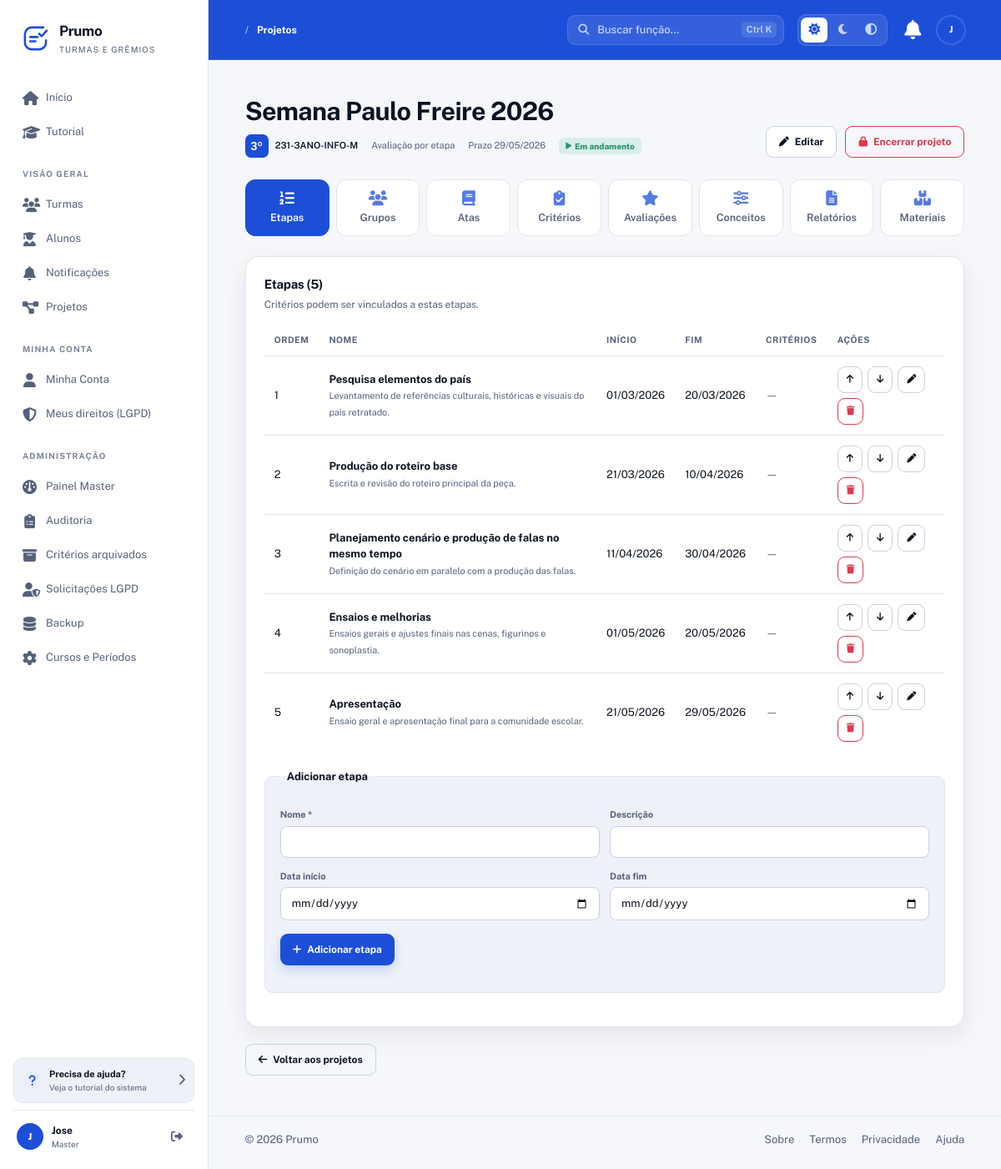
The app's page /Prumo/projetos/3 (signed in) with its own data.
### tables this page shows
CREATE TABLE projetos (
  id INT AUTO_INCREMENT PRIMARY KEY,
  turma_id INT NOT NULL,
  nome VARCHAR(150) NOT NULL,
  descricao TEXT DEFAULT NULL,
  prazo DATE DEFAULT NULL,
  modo_avaliacao ENUM('etapa','cronograma') DEFAULT 'cronograma',
  encerrado TINYINT(1) DEFAULT 0,
  encerrado_em DATETIME DEFAULT NULL,
  encerrado_por INT DEFAULT NULL,
  created_at TIMESTAMP DEFAULT CURRENT_TIMESTAMP,
  updated_at TIMESTAMP DEFAULT CURRENT_TIMESTAMP ON UPDATE CURRENT_TIMESTAMP,
  FOREIGN KEY (turma_id) REFERENCES turmas(id) ON DELETE CASCADE,
  FOREIGN KEY (encerrado_por) REFERENCES usuarios(id) ON DELETE SET NULL,
  INDEX idx_projetos_turma (turma_id),
  INDEX idx_projetos_encerrado (encerrado)
);

CREATE TABLE turmas (
  id INT AUTO_INCREMENT PRIMARY KEY,
  nome VARCHAR(150) NOT NULL,
  codigo_acesso VARCHAR(30) NOT NULL UNIQUE,
  codigo_interno VARCHAR(100) DEFAULT NULL,
  cor_primaria VARCHAR(20) DEFAULT '#3498db',
  cor_secundaria VARCHAR(20) DEFAULT '#2ecc71',
  cor_personalizada TINYINT(1) NOT NULL DEFAULT 0,   
  logo VARCHAR(255) DEFAULT NULL,                   
  bloqueada TINYINT(1) NOT NULL DEFAULT 0,
  bloqueada_motivo VARCHAR(255) DEFAULT NULL,
  bloqueada_em DATETIME DEFAULT NULL,
  bloqueada_por INT DEFAULT NULL,
  created_at TIMESTAMP DEFAULT CURRENT_TIMESTAMP,
  updated_at TIMESTAMP DEFAULT CURRENT_TIMESTAMP ON UPDATE CURRENT_TIMESTAMP,
  FOREIGN KEY (bloqueada_por) REFERENCES usuarios(id) ON DELETE SET NULL,
  INDEX idx_turmas_codigo (codigo_acesso)
);

CREATE TABLE projeto_etapas (
  id INT AUTO_INCREMENT PRIMARY KEY,
  projeto_id INT NOT NULL,
  nome VARCHAR(150) NOT NULL,
  descricao TEXT DEFAULT NULL,
  data_inicio DATE DEFAULT NULL,
  data_fim DATE DEFAULT NULL,
  ordem INT DEFAULT 0,
  created_at TIMESTAMP DEFAULT CURRENT_TIMESTAMP,
  updated_at TIMESTAMP DEFAULT CURRENT_TIMESTAMP ON UPDATE CURRENT_TIMESTAMP,
  FOREIGN KEY (projeto_id) REFERENCES projetos(id) ON DELETE CASCADE,
  INDEX idx_etapas_projeto (projeto_id, ordem)
);

### app/Views/projetos/detalhe.php (the view, shortened to what the rows shown need)
<?php
require_once __DIR__ . '/../layouts/header.php';
require_once __DIR__ . '/../layouts/nav.php';
?>
<section class="hero-section">
    <div>
        <h1><?= h($projeto['nome']) ?></h1>
        <p class="hero-subtitle projeto-meta">
            <a class="projeto-turma" href="<?= $basePath ?>/turmas/<?= (int) $turma['id'] ?>">
                <span class="mini-sigla num" style="<?= h(ViewHelper::estiloTurma($turma)) ?>"><?= h(ViewHelper::siglaTurma($turma['nome'])) ?></span>
                <?= h($turma['nome']) ?>
            </a>
            <span><?= $projeto['modo_avaliacao'] === 'etapa' ? 'Avaliação por etapa' : 'Avaliação geral' ?></span>
            <span>Prazo <?= !empty($projeto['prazo']) ? h(date('d/m/Y', strtotime($projeto['prazo']))) : '—' ?></span>
            <?php if ($projeto['encerrado']): ?>
                <span class="badge badge-red"><i class="fas fa-lock"></i> Encerrado</span>
            <?php else: ?>
                <span class="badge badge-green"><i class="fas fa-play"></i> Em andamento</span>
            <?php endif; ?>
        </p>
    </div>
</section>
<?php require __DIR__ . '/_nav.php'; ?>
<section class="panel">
    <div class="panel-header">
        <div>
            <h2>Etapas (<?= count($etapas) ?>)</h2>
        </div>
    </div>
    <?php if (empty($etapas)): ?>
        <p class="text-muted">Nenhuma etapa cadastrada.</p>
    <?php else: ?>
        <table>
            <thead>
                <tr>
                    <th>Ordem</th>
                    <th>Nome</th>
                    <th>Início</th>
                    <th>Fim</th>
                    <th>Critérios</th>
                    <?php if ($podeEditar && !$projeto['encerrado']): ?>
                        <th>Ações</th>
                    <?php endif; ?>
                </tr>
            </thead>
            <tbody>
                <?php foreach ($etapas as $e): ?>
                    <tr>
                        <td><?= (int) $e['ordem'] ?></td>
                        <td>
                            <strong><?= h($e['nome']) ?></strong>
                            <?php if (!empty($e['descricao'])): ?>
                                <br><small class="text-muted"><?= h($e['descricao']) ?></small>
                            <?php endif; ?>
                        </td>
                        <td><?= !empty($e['data_inicio']) ? h(date('d/m/Y', strtotime($e['data_inicio']))) : '—' ?></td>
                        <td><?= !empty($e['data_fim']) ? h(date('d/m/Y', strtotime($e['data_fim']))) : '—' ?></td>
                        <td>
                            <?php if ((int) $e['total_criterios'] > 0): ?>
                                <span class="badge badge-gray"><?= (int) $e['total_criterios'] ?></span>
                            <?php else: ?>
                                <span class="text-muted">—</span>
                            <?php endif; ?>
                        </td>
                        <?php if ($podeEditar && !$projeto['encerrado']): ?>
                            <td>
                                <div class="action-buttons">
                                    <form method="POST" action="<?= $basePath ?>/etapas/<?= (int) $e['id'] ?>/mover" class="d-inline">
                                        <button type="submit" class="button small button-ghost" title="Subir">
                                            <i class="fas fa-arrow-up"></i>
                                        </button>
                                    </form>
                                    <form method="POST" action="<?= $basePath ?>/etapas/<?= (int) $e['id'] ?>/mover" class="d-inline">
                                        <button type="submit" class="button small button-ghost" title="Descer">
                                            <i class="fas fa-arrow-down"></i>
                                        </button>
                                    </form>
                                    <a class="button small button-ghost" href="<?= $basePath ?>/etapas/<?= (int) $e['id'] ?>/editar" title="Editar">
                                        <i class="fas fa-pen"></i>
                                    </a>
                                    <form method="POST" action="<?= $basePath ?>/etapas/<?= (int) $e['id'] ?>/excluir" class="d-inline">
                                        <button type="submit" class="button small btn-outline-danger" title="Excluir"
                                                onclick="return confirm('Excluir etapa? Critérios vinculados perdem o vínculo.')">
                                            <i class="fas fa-trash"></i>
                                        </button>
                                    </form>
                                </div>
                            </td>
                        <?php endif; ?>
                    </tr>
                <?php endforeach; ?>
            </tbody>
        </table>
    <?php endif; ?>
</section>
<?php require_once __DIR__ . '/../layouts/footer.php'; ?>

### records on screen
projetos: nome "Semana Paulo Freire 2026", prazo "29/05/2026"
turmas: nome "3º", nome "231-3ANO-INFO-M"
projeto_etapas: ordem "1", nome "Pesquisa elementos do país", descricao "Levantamento de referências culturais, históricas e visuais do país retratado.", data_inicio "01/03/2026", data_fim "20/03/2026"
projeto_etapas: ordem "2", nome "Produção do roteiro base", descricao "Escrita e revisão do roteiro principal da peça.", data_inicio "21/03/2026", data_fim "10/04/2026"
projeto_etapas: ordem "3", nome "Planejamento cenário e produção de falas no mesmo tempo", descricao "Definição do cenário em paralelo com a produção das falas.", data_inicio "11/04/2026", data_fim "30/04/2026"
projeto_etapas: ordem "4", nome "Ensaios e melhorias", descricao "Ensaios gerais e ajustes finais nas cenas, figurinos e sonoplastia.", data_inicio "01/05/2026", data_fim "20/05/2026"
projeto_etapas: ordem "5", nome "Apresentação", descricao "Ensaio geral e apresentação final para a comunidade escolar.", data_inicio "21/05/2026", data_fim "29/05/2026"

### other values on screen
$appName "Prumo"
$label "Início"
$label "Tutorial"
$secao "VISÃO GERAL"
$label "Turmas"
$label "Alunos"
$label "Notificações"
$label "Projetos"
$secao "MINHA CONTA"
$label "Minha Conta"
$label "Meus direitos (LGPD)"
$secao "ADMINISTRAÇÃO"
$label "Painel Master"
$label "Auditoria"
$label "Critérios arquivados"
